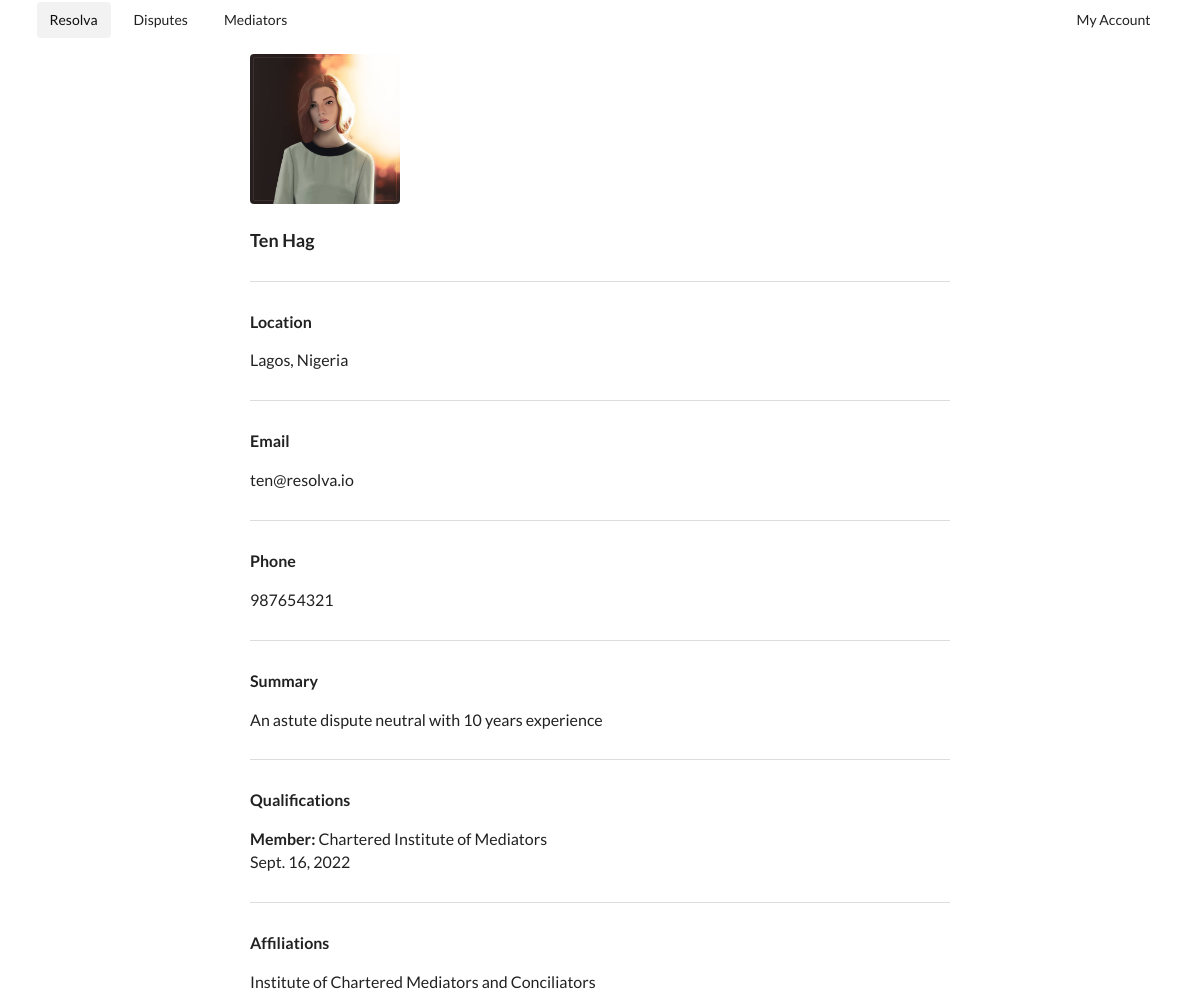
/accounts/mediator/details/1/, run on the app's committed database.
### accounts/models.py (models this page shows, shortened)
class Mediator(models.Model):
	user = models.ForeignKey(User, on_delete=models.CASCADE)
	image = models.ImageField(upload_to="images")
	first_name = models.CharField(blank=True, null=True, max_length=250)
	last_name = models.CharField(blank=True, null=True, max_length=250)
	email = models.CharField(blank=True, null=True, max_length=250)
	phone = models.IntegerField()
	location = models.CharField(blank=True, null=True, max_length=100)
	qualifications = models.ManyToManyField(Qualification, blank=True)
	summary = models.TextField(blank=True, null=True)
	affiliations = models.ManyToManyField(Affiliation, blank=True)
	categories = models.ManyToManyField(Category, blank=True)
	languages = models.ManyToManyField(Language)

class Qualification(models.Model):
	name = models.CharField(blank=True, null=True, max_length=300)
	institution = models.CharField(blank=True, null=True, max_length=300)
	date_acquired = models.DateField()

class Affiliation(models.Model):
	name = models.CharField(blank=True, null=True, max_length=300)
	def __str__(self):
		return self.name

### accounts/views.py (the view)
# urls.py: path('mediator/details/<int:id>/', views.view_mediator, name="mediator"),
def view_mediator(request, id):
	mediator = Mediator.objects.get(id=id)
	context = {
		"mediator": mediator,
	}
	template = "accounts/mediator.html"
	return render(request, template, context)

### templates/accounts/mediator.html (shortened to what this page needs)
{% extends 'base.html' %}
{% block body %}
<div class="ui text container">
<div class="ui rounded small image">
      <img src="{{mediator.image.url}}">
    </div>
<h3>{{mediator.first_name}} {{mediator.last_name}}</h3>
<div class="ui section divider"></div>
<p><b>Location</b></p>
<p>{{mediator.location}}</p>
<div class="ui section divider"></div>
<p><b>Email</b></p>
<p>{{mediator.email}}</p>
<div class="ui section divider"></div>
<p><b>Phone</b></p>
<p>{{mediator.phone}}</p>
<div class="ui section divider"></div>
<p><b>Summary</b></p>
<p>{{mediator.summary}}</p>
<div class="ui section divider"></div>
<p><b>Qualifications</b></p>
{% for qua in mediator.qualifications.all %}
<p><b>{{qua.name}}:</b> {{qua.institution}}
<br>
{{qua.date_acquired}}
</p>
{% endfor %}
<div class="ui section divider"></div>
<p><b>Affiliations</b></p>
{% for affiliation in mediator.affiliations.all %}
<p>{{affiliation}}</p>
{% endfor %}
</div>
{% endblock %}

### data on the page
Mediator: image (picture), first_name "Ten", last_name "Hag", location "Lagos, Nigeria", email "ten@resolva.io", phone "987654321", summary "An astute dispute neutral with 10 years experience"
Qualification: name "Member", institution "Chartered Institute of Mediators", date_acquired "Sept. 16, 2022"
Affiliation: name "Institute of Chartered Mediators and Conciliators"
